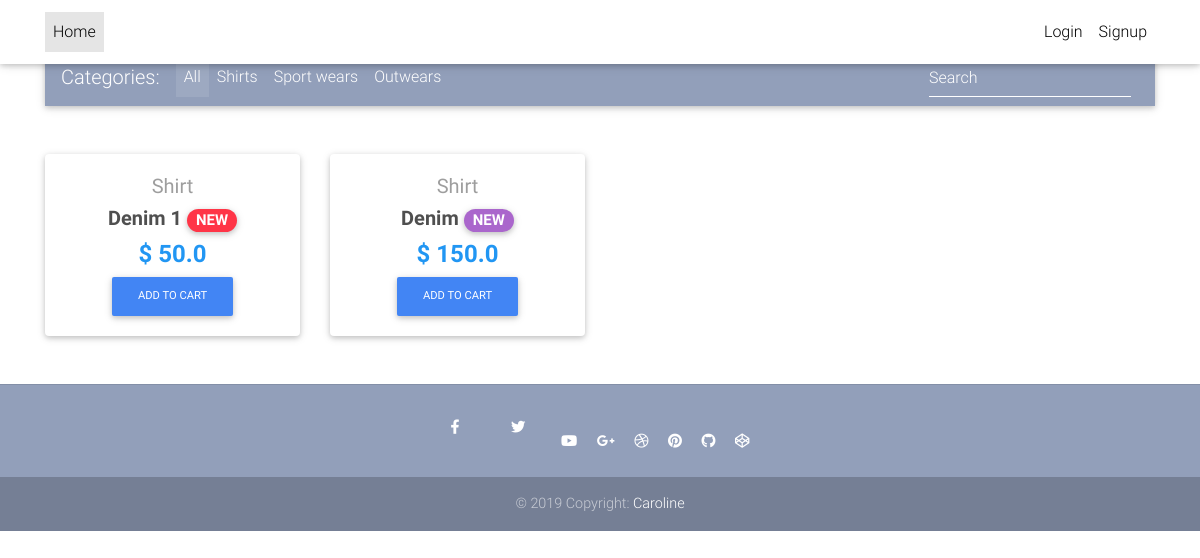
The page / on the database its author committed.
### core/models.py (models this page shows, shortened)
class Item(models.Model):
    title = models.CharField(max_length=100)
    price = models.FloatField()
    discount_price = models.FloatField(blank=True, null=True)
    category = models.CharField(choices=CATEGORY_CHOICES, max_length=2)
    label = models.CharField(choices=LABEL_CHOICES, max_length=1)
    slug = models.SlugField()
    description=models.TextField()
    def get_absolute_url(self):
        return reverse("core:product_page", kwargs={
            'slug': self.slug
        })

### core/views.py (the view)
# urls.py: path('', HomeView.as_view(), name= 'home_page'),
class HomeView(ListView):
    model=Item
    paginate_by = 10 #saved already
    template_name="home-page.html"

### templates/home-page.html (shortened to what this page needs)
{% extends "base.html" %}
{% load static %}
 {% block content  %}
  <main>
    <div class="container">
      <nav class="navbar navbar-expand-lg navbar-dark mdb-color lighten-3 mt-3 mb-5">
        <span class="navbar-brand">Categories:</span>
        <div class="collapse navbar-collapse" id="basicExampleNav">
          <ul class="navbar-nav mr-auto">
            <li class="nav-item active">
              <a class="nav-link" href="#">All
              </a>
            </li>
            <li class="nav-item">
              <a class="nav-link" href="#">Shirts</a>
            </li>
            <li class="nav-item">
              <a class="nav-link" href="#">Sport wears</a>
            </li>
            <li class="nav-item">
              <a class="nav-link" href="#">Outwears</a>
            </li>
          </ul>
          <form class="form-inline">
            <div class="md-form my-0">
              <input class="form-control mr-sm-2" type="text" placeholder="Search" aria-label="Search">
            </div>
          </form>
        </div>
      </nav>
      <section class="text-center mb-4">
        <div class="row wow fadeIn">
          {% for item in object_list %}
          <div class="col-lg-3 col-md-6 mb-4">
            <div class="card">
              <div class="card-body text-center">
                <a href="" class="grey-text">
                  <h5>{{ item.get_category_display }}</h5>
                </a>
                <h5>
                  <strong>
                    <a href="{{item.get_absolute_url}}"class="dark-grey-text">{{ item.title }}
                      <span class="badge badge-pill {{ item.get_label_display }}-color">NEW</span>
                    </a>
                  </strong>
                </h5>
                <h4 class="font-weight-bold blue-text">
                  <strong>$
                  {% if item.discount_price%}
                  {{ item.discount_price }}
                   {% else %}
                   {{item.price}}
                   {% endif %}
                  </strong>
                </h4>
                 <a href="" class="btn btn-primary btn-md my-0 p" >Add to cart
              </a>
              </div>
            </div>
          </div>
          {% endfor %}
        </div>
      </section>
    </div>
  </main>
{% endblock content %}

### templates/base.html (style rules this page uses)
html, body, header, .carousel { height: 60vh; }

### rows shown on the page
Item: category "Shirt", title "Denim 1", discount_price "50.0"
Item: category "Shirt", title "Denim", price "150.0"
